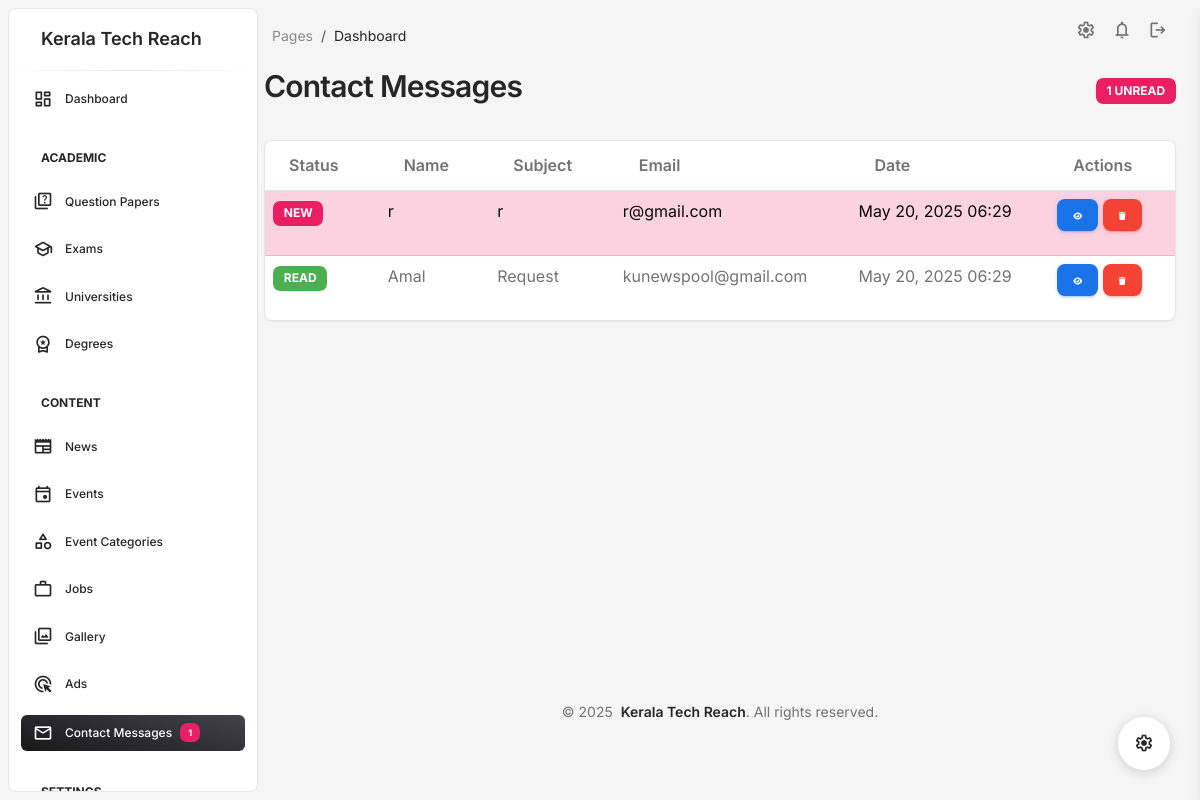
/admindashboard/contact-messages/ (signed in), run on the app's committed database.
### admindashboard/models.py (models this page shows, shortened)
class ContactUs(models.Model):
    name = models.CharField(max_length=100)
    email = models.EmailField()
    subject = models.CharField(max_length=200)
    message = models.TextField()
    created_at = models.DateTimeField(auto_now_add=True)
    is_read = models.BooleanField(default=False)
    class Meta:
        verbose_name = 'Contact Message'
        verbose_name_plural = 'Contact Messages'
        ordering = ['-created_at']

### admindashboard/views/contact_messages.py (the view)
# urls.py: path('contact-messages/', contact_messages, name='contact_messages'),
@login_required
def contact_messages(request):
    messages_list = ContactUs.objects.all()
    paginator = Paginator(messages_list, 10)  # Show 10 messages per page
    page = request.GET.get('page')
    messages_page = paginator.get_page(page)
    context = {
        'messages': messages_page,
        'unread_count': ContactUs.objects.filter(is_read=False).count()
    }
    return render(request, 'admindashboard/contact/list.html', context)

### admindashboard/templates/admindashboard/contact/list.html (shortened to what this page needs)
{% extends 'admindashboard/base.html' %}
{% block content %}
<div class="container-fluid">
    <div class="d-flex justify-content-between align-items-center mb-4">
        <h1 class="h3">Contact Messages</h1>
        {% if unread_count > 0 %}
            <span class="badge bg-primary">{{ unread_count }} Unread</span>
        {% endif %}
    </div>
    {% if messages %}
        <div class="card">
            <div class="card-body p-0">
                <div class="table-responsive">
                    <table class="table table-hover mb-0">
                        <thead>
                            <tr>
                                <th>Status</th>
                                <th>Name</th>
                                <th>Subject</th>
                                <th>Email</th>
                                <th>Date</th>
                                <th>Actions</th>
                            </tr>
                        </thead>
                        <tbody>
                            {% for message in messages %}
                            <tr {% if not message.is_read %}class="table-primary"{% endif %}>
                                <td>
                                    {% if message.is_read %}
                                        <span class="badge bg-success">Read</span>
                                    {% else %}
                                        <span class="badge bg-primary">New</span>
                                    {% endif %}
                                </td>
                                <td>{{ message.name }}</td>
                                <td>{{ message.subject }}</td>
                                <td>{{ message.email }}</td>
                                <td>{{ message.created_at|date:"M d, Y H:i" }}</td>
                                <td>
                                    <a href="{% url 'admindashboard:contact_message_detail' message.pk %}"
                                       class="btn btn-sm btn-info">
                                        <i class="fas fa-eye"></i>
                                    </a>
                                    <a href="{% url 'admindashboard:contact_message_delete' message.pk %}"
                                       class="btn btn-sm btn-danger">
                                        <i class="fas fa-trash"></i>
                                    </a>
                                </td>
                            </tr>
                            {% endfor %}
                        </tbody>
                    </table>
                </div>
            </div>
        </div>
    {% else %}
        <div class="alert alert-info">
            No contact messages found.
        </div>
    {% endif %}
</div>
{% endblock %}

### admindashboard/templates/admindashboard/base.html (style rules this page uses)
body { min-height: 100vh; display: flex; flex-direction: column; }

### data on the page
ContactUs: is_read "NEW", name "r", subject "r", email "r@gmail.com", created_at "May 20, 2025 06:29"
ContactUs: is_read "READ", name "Amal", subject "Request", email "kunewspool@gmail.com", created_at "May 20, 2025 06:29"

### other printed values
{{ unread_count }} "1"
